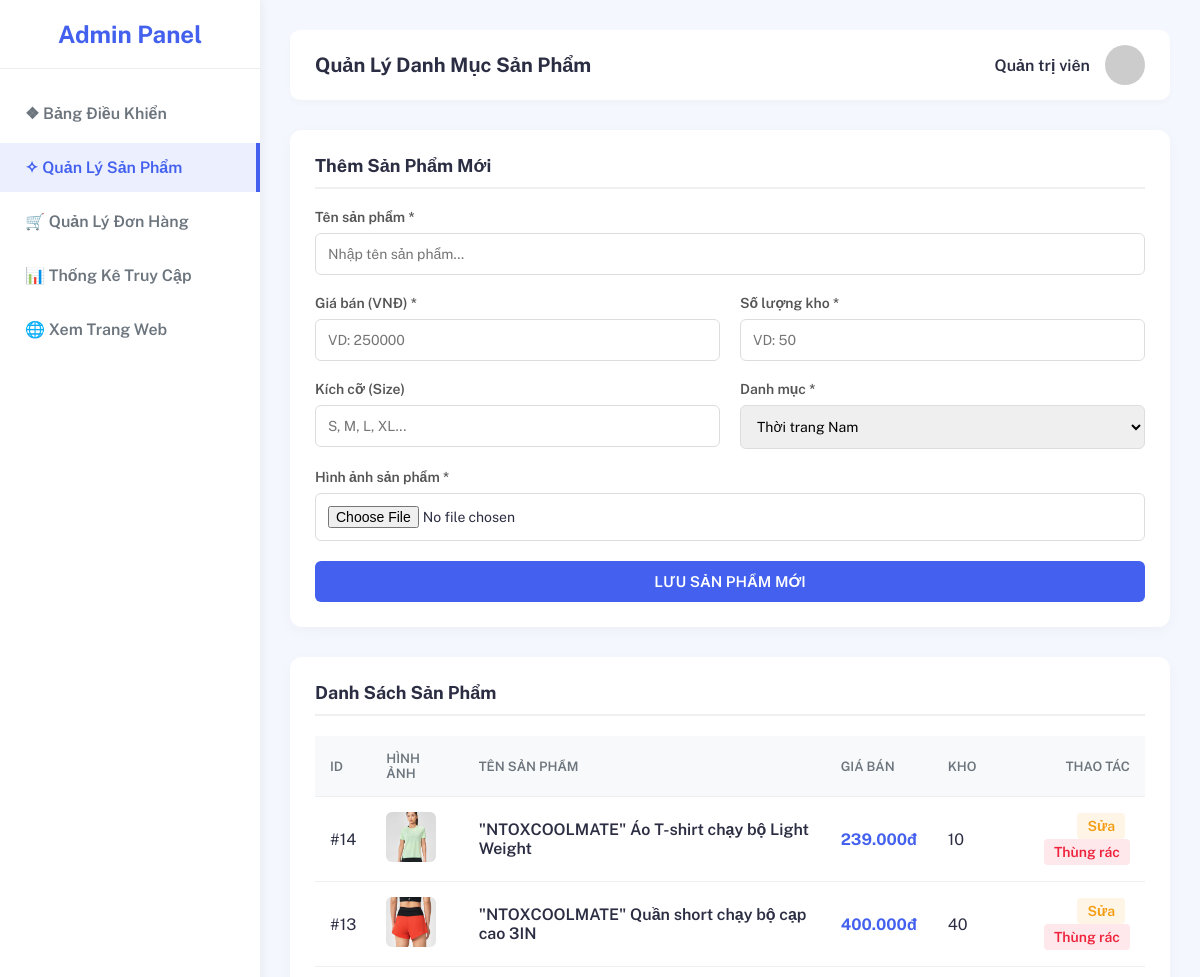
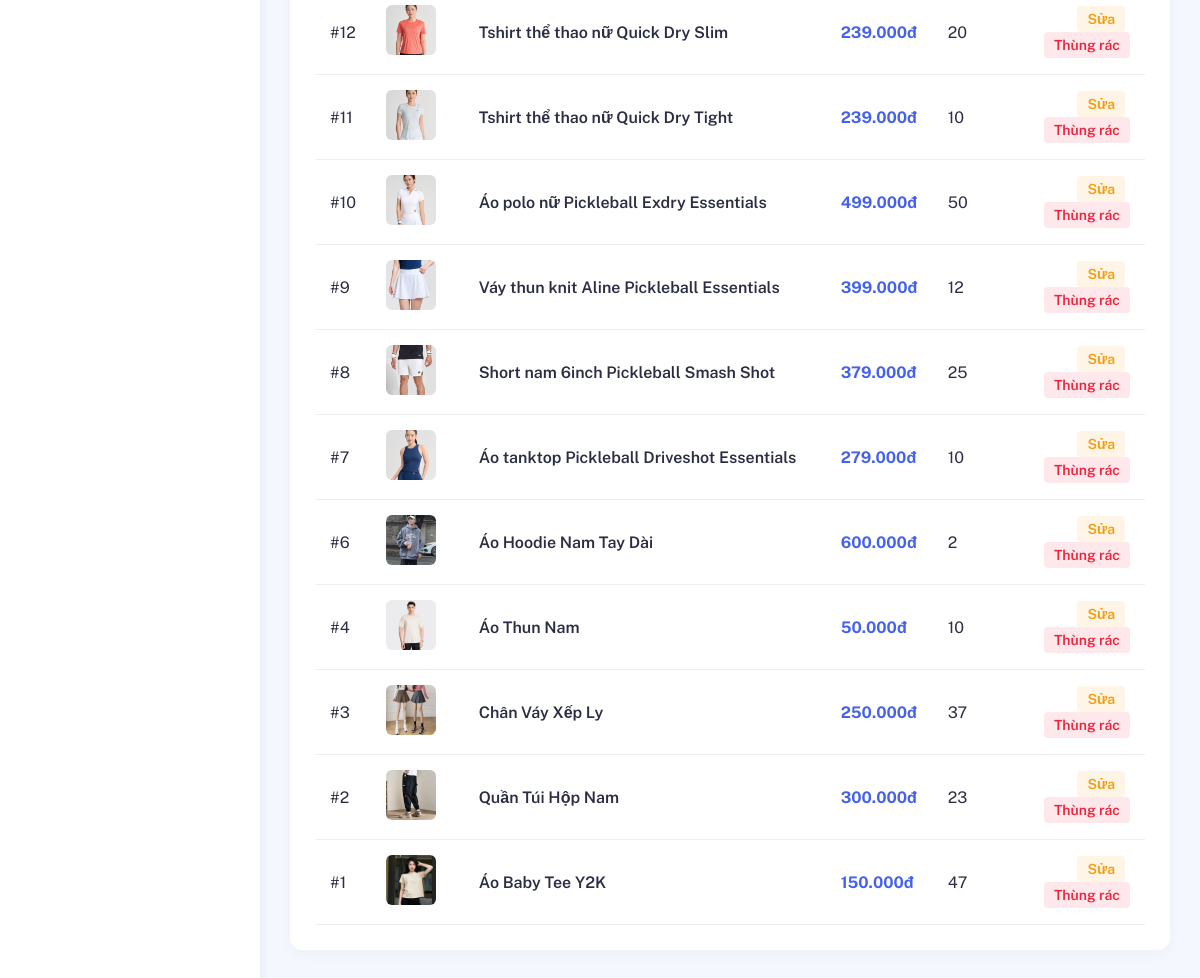
Screenshot of /admin_sanpham.php (signed in) with the database file from the repository (2 pictures, top to bottom).
### tables this page shows
CREATE TABLE `san_pham` (
  `ma_sp` int(11) NOT NULL,
  `ten_sp` varchar(255) DEFAULT NULL,
  `gia_ban` decimal(15,2) DEFAULT NULL,
  `size` varchar(10) DEFAULT NULL,
  `so_luong` int(11) DEFAULT NULL,
  `ma_dm` int(11) DEFAULT NULL,
  `hinh_anh` varchar(255) DEFAULT NULL
);

### admin_sanpham.php (the view, shortened to what this page needs)
<?php
include 'ket_noi.php';
$is_edit = false;
$edit_data = [];
?>
<!DOCTYPE html>
<html lang="vi">
<head>
</head>
<body>
    <aside class="sidebar">
        <div class="sidebar-header">Admin Panel</div>
        <ul class="nav-links">
            <li><a href="admin_dashboard.php">❖ Bảng Điều Khiển</a></li>
            <li><a href="admin_sanpham.php" class="active">✧ Quản Lý Sản Phẩm</a></li>
            <li><a href="admin_donhang.php">🛒 Quản Lý Đơn Hàng</a></li>
            <li><a href="thong_ke_truy_cap.php">📊 Thống Kê Truy Cập</a></li>
            <li><a href="index.php" target="_blank">🌐 Xem Trang Web</a></li>
        </ul>
    </aside>
    <main class="main-content">
        <div class="top-navbar">
            <div class="page-title">Quản Lý Danh Mục Sản Phẩm</div>
            <div class="user-info">
                <span>Quản trị viên</span>
                <img src="https://ui-avatars.com/api/?name=Admin&background=4361ee&color=fff" alt="Admin" style="width: 40px; border-radius: 50%;">
            </div>
        </div>
        <div class="card-container">
            <h3 class="section-title"><?php echo $is_edit ? "Sửa Cập Nhật Sản Phẩm #$edit_id" : "Thêm Sản Phẩm Mới"; ?></h3>
            <form method="post" enctype="multipart/form-data" class="form-grid">
                <div class="form-group full">
                    <label>Tên sản phẩm *</label>
                    <input type="text" name="ten_sp" placeholder="Nhập tên sản phẩm..." value="<?php echo $is_edit ? htmlspecialchars($edit_data['ten_sp']) : ''; ?>" required>
                </div>
                <div class="form-group">
                    <label>Giá bán (VNĐ) *</label>
                    <input type="number" name="gia_ban" placeholder="VD: 250000" value="<?php echo $is_edit ? $edit_data['gia_ban'] : ''; ?>" required>
                </div>
                <div class="form-group">
                    <label>Số lượng kho *</label>
                    <input type="number" name="so_luong" placeholder="VD: 50" value="<?php echo $is_edit ? $edit_data['so_luong'] : ''; ?>" required>
                </div>
                <div class="form-group">
                    <label>Kích cỡ (Size)</label>
                    <input type="text" name="size" placeholder="S, M, L, XL..." value="<?php echo $is_edit ? htmlspecialchars($edit_data['size']) : ''; ?>" required>
                </div>
                <div class="form-group">
                    <label>Danh mục *</label>
                    <select name="ma_dm">
                        <?php
                            $dm_res = mysqli_query($conn, "SELECT * FROM danh_muc");
                            while($dm = mysqli_fetch_assoc($dm_res)) {
                                $selected = ($is_edit && $edit_data['ma_dm'] == $dm['ma_dm']) ? "selected" : "";
                                echo "<option value='{$dm['ma_dm']}' $selected>{$dm['ten_dm']}</option>";
                            }
                        ?>
                    </select>
                </div>
                <div class="form-group full">
                    <label>Hình ảnh sản phẩm <?php echo $is_edit ? "(Bỏ trống nếu không muốn đổi ảnh mới)" : "*"; ?></label>
                    <input type="file" name="hinh_anh" accept="image/*" <?php echo $is_edit ? '' : 'required'; ?>>
                </div>
                <div class="form-group full" style="display: flex; gap: 15px;">
                    <button type="submit" name="<?php echo $is_edit ? 'sua_sp' : 'them_sp'; ?>" class="btn-submit" style="flex: 1;"><?php echo $is_edit ? 'CẬP NHẬT SẢN PHẨM' : 'LƯU SẢN PHẨM MỚI'; ?></button>
                </div>
            </form>
        </div>
        <div class="card-container">
            <h3 class="section-title">Danh Sách Sản Phẩm</h3>
            <table>
                <thead>
                    <tr>
                        <th>ID</th>
                        <th>Hình Ảnh</th>
                        <th>Tên Sản Phẩm</th>
                        <th>Giá Bán</th>
                        <th>Kho</th>
                        <th style="text-align: right;">Thao tác</th>
                    </tr>
                </thead>
                <tbody>
                    <?php
                    $result = mysqli_query($conn, "SELECT * FROM san_pham ORDER BY ma_sp DESC");
                    while($row = mysqli_fetch_assoc($result)) {
                        $gia_format = number_format($row['gia_ban'], 0, ',', '.');
                        echo "<tr>
                                <td>#{$row['ma_sp']}</td>
                                <td><img src='images/{$row['hinh_anh']}' alt='Product'></td>
                                <td style='font-weight: 600; color: #2b2d42;'>{$row['ten_sp']}</td>
                                <td style='color: var(--primary); font-weight: bold;'>{$gia_format}đ</td>
                                <td>{$row['so_luong']}</td>
                                <td style='text-align: right;'>
                                    <a href='admin_sanpham.php?edit_id={$row['ma_sp']}' class='btn-edit'>Sửa</a>
                                    <a href='admin_sanpham.php?xoa_id={$row['ma_sp']}' class='btn-delete' onclick='return confirm(\"Bạn có chắc chắn muốn xóa sản phẩm này không?\")'>Thùng rác</a>
                                </td>
                              </tr>";
                    }
                    ?>
                </tbody>
            </table>
        </div>
    </main>
</body>
</html>

### admin_sanpham.php (style rules this page uses)
:root { --primary: #4361ee; --secondary: #3f37c9; --warning: #f39c12; --danger: #ef233c; --success: #2ecc71; --dark: #2b2d42; --light: #f8f9fa; }
* { margin: 0; padding: 0; box-sizing: border-box; font-family: 'Public Sans', sans-serif; }
body { display: flex; min-height: 100vh; background-color: #f4f7fe; color: #2b2d42; }
.sidebar { width: 260px; background: #fff; box-shadow: 2px 0 10px rgba(0,0,0,0.05); display: flex; flex-direction: column; }
.sidebar-header { padding: 20px; font-size: 24px; font-weight: 700; color: var(--primary); text-align: center; border-bottom: 1px solid #eee; }
.nav-links { list-style: none; padding: 20px 0; flex: 1; }
.nav-links li { margin-bottom: 5px; }
.nav-links a { display: block; padding: 15px 25px; color: #6c757d; text-decoration: none; font-weight: 600; transition: 0.3s; }
.nav-links a:hover, .nav-links a.active { background: rgba(67, 97, 238, 0.1); color: var(--primary); border-right: 4px solid var(--primary); }
.main-content { flex: 1; padding: 30px; display: flex; flex-direction: column; }
.top-navbar { display: flex; justify-content: space-between; align-items: center; margin-bottom: 30px; background: #fff; padding: 15px 25px; border-radius: 10px; box-shadow: 0 4px 6px rgba(0,0,0,0.02); }
.page-title { font-size: 20px; font-weight: 700; }
.user-info { display: flex; align-items: center; gap: 15px; font-weight: 600; }
.card-container { background: #fff; border-radius: 12px; padding: 25px; box-shadow: 0 4px 15px rgba(0,0,0,0.03); margin-bottom: 30px; }
h3.section-title { font-size: 18px; margin-bottom: 20px; color: var(--dark); padding-bottom: 10px; border-bottom: 2px solid #f0f0f0; }
.form-grid { display: grid; grid-template-columns: 1fr 1fr; gap: 20px; }
.form-group { display: flex; flex-direction: column; gap: 8px; }
.form-group.full { grid-column: span 2; }
label { font-weight: 600; font-size: 14px; color: #555; }
input, select { padding: 12px; border: 1px solid #ddd; border-radius: 6px; outline: none; transition: 0.3s; font-size: 14px; }
.btn-submit { background: var(--primary); color: white; padding: 12px 25px; border: none; border-radius: 6px; cursor: pointer; font-weight: 600; font-size: 15px; grid-column: span 2; transition: 0.3s; }
table { width: 100%; border-collapse: collapse; margin-top: 10px; }
th, td { padding: 15px; text-align: left; border-bottom: 1px solid #eee; }
th { background: #f8f9fa; color: #6c757d; font-weight: 600; text-transform: uppercase; font-size: 13px; }
td img { width: 50px; height: 50px; object-fit: cover; border-radius: 6px; }
.btn-delete { color: var(--danger); text-decoration: none; font-weight: 600; font-size: 14px; padding: 5px 10px; background: rgba(239, 35, 60, 0.1); border-radius: 4px; transition: 0.3s; display: inline-block; }
.btn-edit { color: var(--warning); text-decoration: none; font-weight: 600; font-size: 14px; padding: 5px 10px; background: rgba(243, 156, 18, 0.1); border-radius: 4px; transition: 0.3s; margin-right: 5px; display: inline-block; }

### rows the page displays
san_pham: ma_sp "14", hinh_anh (picture), ten_sp "\"NTOXCOOLMATE\" Áo T-shirt chạy bộ Light Weight", gia_ban "239.000", so_luong "10"
san_pham: ma_sp "13", hinh_anh (picture), ten_sp "\"NTOXCOOLMATE\" Quần short chạy bộ cạp cao 3IN", gia_ban "400.000", so_luong "40"
san_pham: ma_sp "12", hinh_anh (picture), ten_sp "Tshirt thể thao nữ Quick Dry Slim", gia_ban "239.000", so_luong "20"
san_pham: ma_sp "11", hinh_anh (picture), ten_sp "Tshirt thể thao nữ Quick Dry Tight", gia_ban "239.000", so_luong "10"
san_pham: ma_sp "10", hinh_anh (picture), ten_sp "Áo polo nữ Pickleball Exdry Essentials", gia_ban "499.000", so_luong "50"
san_pham: ma_sp "9", hinh_anh (picture), ten_sp "Váy thun knit Aline Pickleball Essentials", gia_ban "399.000", so_luong "12"
san_pham: ma_sp "8", hinh_anh (picture), ten_sp "Short nam 6inch Pickleball Smash Shot", gia_ban "379.000", so_luong "25"
san_pham: ma_sp "7", hinh_anh (picture), ten_sp "Áo tanktop Pickleball Driveshot Essentials", gia_ban "279.000", so_luong "10"
san_pham: ma_sp "6", hinh_anh (picture), ten_sp "Áo Hoodie Nam Tay Dài", gia_ban "600.000", so_luong "2"
san_pham: ma_sp "4", hinh_anh (picture), ten_sp "Áo Thun Nam", gia_ban "50.000", so_luong "10"
san_pham: ma_sp "3", hinh_anh (picture), ten_sp "Chân Váy Xếp Ly", gia_ban "250.000", so_luong "37"
san_pham: ma_sp "2", hinh_anh (picture), ten_sp "Quần Túi Hộp Nam", gia_ban "300.000", so_luong "23"
san_pham: ma_sp "1", hinh_anh (picture), ten_sp "Áo Baby Tee Y2K", gia_ban "150.000", so_luong "47"

### other values shown
form field ma_dm "Thời trang Nam"
